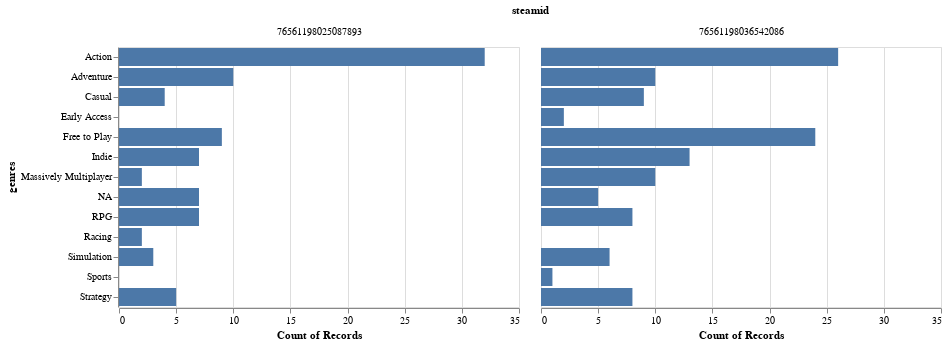

Write notebook code for a chart like this one.
### Code cell
alt.Chart(id_genres).mark_bar().encode(
    alt.X('count()'),
    alt.Y('genres'),
   
).facet('steamid')

### Figure 1 — Vega-Lite specification as saved in the notebook (floating-point values rounded to 4 significant figures; data arrays with more than 128 entries replaced by an {"elided": "..."} marker saying what was removed)
{"config": {"view": {"continuousWidth": 400, "continuousHeight": 300}}, "data": {"name": "data-d22c677c4950e69239698cdd43528230"}, "facet": {"field": "steamid", "type": "nominal"}, "spec": {"mark": "bar", "encoding": {"x": {"aggregate": "count", "type": "quantitative"}, "y": {"field": "genres", "type": "nominal"}}}, "$schema": "https://vega.github.io/schema/vega-lite/v4.17.0.json", "datasets": {"data-d22c677c4950e69239698cdd43528230": {"elided": "210 records"}}}
